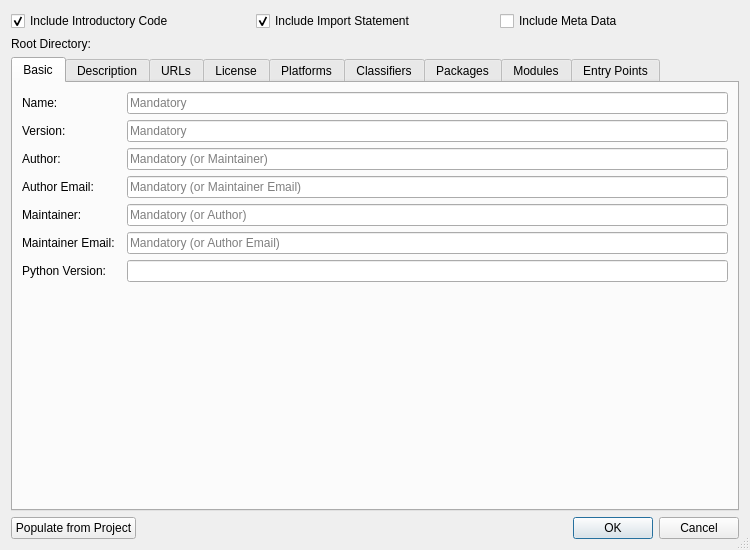
<?xml version="1.0" encoding="UTF-8"?>
<ui version="4.0">
 <class>SetupWizardDialog</class>
 <widget class="QDialog" name="SetupWizardDialog">
  <property name="geometry">
   <rect>
    <x>0</x>
    <y>0</y>
    <width>750</width>
    <height>550</height>
   </rect>
  </property>
  <property name="sizeGripEnabled">
   <bool>true</bool>
  </property>
  <layout class="QVBoxLayout" name="verticalLayout">
   <item>
    <layout class="QHBoxLayout" name="horizontalLayout_9">
     <item>
      <widget class="QCheckBox" name="introCheckBox">
       <property name="toolTip">
        <string>Select to include the introductory part of the setup.py code</string>
       </property>
       <property name="text">
        <string>Include Introductory Code</string>
       </property>
       <property name="checked">
        <bool>true</bool>
       </property>
      </widget>
     </item>
     <item>
      <widget class="QCheckBox" name="importCheckBox">
       <property name="toolTip">
        <string>Select to include the import statement</string>
       </property>
       <property name="text">
        <string>Include Import Statement</string>
       </property>
       <property name="checked">
        <bool>true</bool>
       </property>
      </widget>
     </item>
     <item>
      <widget class="QCheckBox" name="metaDataCheckBox">
       <property name="toolTip">
        <string>Select to include code for the meta data section</string>
       </property>
       <property name="text">
        <string>Include Meta Data</string>
       </property>
      </widget>
     </item>
    </layout>
   </item>
   <item>
    <layout class="QHBoxLayout" name="horizontalLayout_2">
     <item>
      <widget class="QLabel" name="label_15">
       <property name="text">
        <string>Root Directory:</string>
       </property>
      </widget>
     </item>
     <item>
      <widget class="EricPathPicker" name="packageRootPicker" native="true">
       <property name="sizePolicy">
        <sizepolicy hsizetype="Expanding" vsizetype="Preferred">
         <horstretch>0</horstretch>
         <verstretch>0</verstretch>
        </sizepolicy>
       </property>
       <property name="focusPolicy">
        <enum>Qt::FocusPolicy::StrongFocus</enum>
       </property>
       <property name="toolTip">
        <string>Enter the root directory</string>
       </property>
      </widget>
     </item>
    </layout>
   </item>
   <item>
    <widget class="QTabWidget" name="dataTabWidget">
     <property name="currentIndex">
      <number>0</number>
     </property>
     <widget class="QWidget" name="basicTab">
      <attribute name="title">
       <string>Basic</string>
      </attribute>
      <layout class="QGridLayout" name="gridLayout">
       <item row="0" column="0">
        <widget class="QLabel" name="label">
         <property name="text">
          <string>Name:</string>
         </property>
        </widget>
       </item>
       <item row="0" column="2">
        <widget class="QLineEdit" name="nameEdit">
         <property name="toolTip">
          <string>Enter the package name</string>
         </property>
         <property name="maxLength">
          <number>200</number>
         </property>
         <property name="placeholderText">
          <string>Mandatory</string>
         </property>
        </widget>
       </item>
       <item row="1" column="0">
        <widget class="QLabel" name="label_2">
         <property name="text">
          <string>Version:</string>
         </property>
        </widget>
       </item>
       <item row="1" column="2">
        <widget class="QLineEdit" name="versionEdit">
         <property name="toolTip">
          <string>Enter the version number in the form 'major.minor[.patch[.sub]]'</string>
         </property>
         <property name="maxLength">
          <number>200</number>
         </property>
         <property name="placeholderText">
          <string>Mandatory</string>
         </property>
        </widget>
       </item>
       <item row="2" column="0">
        <widget class="QLabel" name="label_3">
         <property name="text">
          <string>Author:</string>
         </property>
        </widget>
       </item>
       <item row="2" column="2">
        <widget class="QLineEdit" name="authorEdit">
         <property name="toolTip">
          <string>Enter the author's name</string>
         </property>
         <property name="maxLength">
          <number>200</number>
         </property>
         <property name="placeholderText">
          <string>Mandatory (or Maintainer)</string>
         </property>
        </widget>
       </item>
       <item row="3" column="0">
        <widget class="QLabel" name="label_4">
         <property name="text">
          <string>Author Email:</string>
         </property>
        </widget>
       </item>
       <item row="3" column="2">
        <widget class="QLineEdit" name="authorEmailEdit">
         <property name="toolTip">
          <string>Enter the author's email address</string>
         </property>
         <property name="inputMask">
          <string notr="true"/>
         </property>
         <property name="maxLength">
          <number>200</number>
         </property>
         <property name="placeholderText">
          <string>Mandatory (or Maintainer Email)</string>
         </property>
        </widget>
       </item>
       <item row="4" column="0">
        <widget class="QLabel" name="label_5">
         <property name="text">
          <string>Maintainer:</string>
         </property>
        </widget>
       </item>
       <item row="4" column="2">
        <widget class="QLineEdit" name="maintainerEdit">
         <property name="toolTip">
          <string>Enter the maintainer's name</string>
         </property>
         <property name="maxLength">
          <number>200</number>
         </property>
         <property name="placeholderText">
          <string>Mandatory (or Author)</string>
         </property>
        </widget>
       </item>
       <item row="5" column="0">
        <widget class="QLabel" name="label_6">
         <property name="text">
          <string>Maintainer Email:</string>
         </property>
        </widget>
       </item>
       <item row="5" column="2">
        <widget class="QLineEdit" name="maintainerEmailEdit">
         <property name="toolTip">
          <string>Enter the maintainer's email address</string>
         </property>
         <property name="maxLength">
          <number>200</number>
         </property>
         <property name="placeholderText">
          <string>Mandatory (or Author Email)</string>
         </property>
        </widget>
       </item>
       <item row="6" column="0" colspan="2">
        <widget class="QLabel" name="label_8">
         <property name="text">
          <string>Python Version:</string>
         </property>
        </widget>
       </item>
       <item row="6" column="2">
        <widget class="QLineEdit" name="pyVersionEdit">
         <property name="toolTip">
          <string>Enter the Python version specifier</string>
         </property>
         <property name="maxLength">
          <number>200</number>
         </property>
        </widget>
       </item>
       <item row="7" column="1" colspan="2">
        <spacer name="verticalSpacer">
         <property name="orientation">
          <enum>Qt::Orientation::Vertical</enum>
         </property>
         <property name="sizeHint" stdset="0">
          <size>
           <width>20</width>
           <height>223</height>
          </size>
         </property>
        </spacer>
       </item>
      </layout>
     </widget>
     <widget class="QWidget" name="descriptionTab">
      <attribute name="title">
       <string>Description</string>
      </attribute>
      <layout class="QGridLayout" name="gridLayout_2">
       <item row="0" column="0">
        <widget class="QLabel" name="label_7">
         <property name="text">
          <string>Summary:</string>
         </property>
        </widget>
       </item>
       <item row="0" column="1">
        <widget class="QLineEdit" name="summaryEdit">
         <property name="toolTip">
          <string>Enter the summary description of the package</string>
         </property>
         <property name="maxLength">
          <number>200</number>
         </property>
        </widget>
       </item>
       <item row="1" column="0" colspan="2">
        <widget class="QGroupBox" name="groupBox">
         <property name="title">
          <string>Description</string>
         </property>
         <layout class="QVBoxLayout" name="verticalLayout_6">
          <item>
           <widget class="EricSpellCheckedPlainTextEdit" name="descriptionEdit">
            <property name="toolTip">
             <string>Enter the description of the package or files (one per line) to get it from.</string>
            </property>
           </widget>
          </item>
          <item>
           <widget class="QCheckBox" name="descriptionFromFilesCheckBox">
            <property name="toolTip">
             <string>Select to get the description from files</string>
            </property>
            <property name="text">
             <string>Get description from files</string>
            </property>
           </widget>
          </item>
          <item>
           <layout class="QHBoxLayout" name="horizontalLayout_5">
            <item>
             <widget class="QLabel" name="label_19">
              <property name="text">
               <string>Content Type:</string>
              </property>
             </widget>
            </item>
            <item>
             <widget class="QComboBox" name="descriptionContentTypeComboBox">
              <property name="sizePolicy">
               <sizepolicy hsizetype="Expanding" vsizetype="Fixed">
                <horstretch>0</horstretch>
                <verstretch>0</verstretch>
               </sizepolicy>
              </property>
             </widget>
            </item>
           </layout>
          </item>
         </layout>
        </widget>
       </item>
       <item row="2" column="0">
        <widget class="QLabel" name="label_16">
         <property name="text">
          <string>Keywords:</string>
         </property>
        </widget>
       </item>
       <item row="2" column="1">
        <widget class="QLineEdit" name="keywordsEdit">
         <property name="toolTip">
          <string>Enter the keywords separated by comma</string>
         </property>
        </widget>
       </item>
      </layout>
     </widget>
     <widget class="QWidget" name="urlTab">
      <attribute name="title">
       <string>URLs</string>
      </attribute>
      <layout class="QGridLayout" name="gridLayout_3">
       <item row="0" column="0">
        <widget class="QLabel" name="label_9">
         <property name="text">
          <string>Home Page URL:</string>
         </property>
        </widget>
       </item>
       <item row="0" column="1">
        <widget class="QLineEdit" name="homePageUrlEdit">
         <property name="toolTip">
          <string>Enter the URL of the home page</string>
         </property>
         <property name="placeholderText">
          <string>Mandatory</string>
         </property>
        </widget>
       </item>
       <item row="1" column="0">
        <widget class="QLabel" name="label_13">
         <property name="text">
          <string>Download URL:</string>
         </property>
        </widget>
       </item>
       <item row="1" column="1">
        <widget class="QLineEdit" name="downloadUrlEdit">
         <property name="toolTip">
          <string>Enter the download URL</string>
         </property>
        </widget>
       </item>
       <item row="2" column="0">
        <widget class="QLabel" name="label_10">
         <property name="text">
          <string>Project URLs:</string>
         </property>
         <property name="alignment">
          <set>Qt::AlignmentFlag::AlignLeading|Qt::AlignmentFlag::AlignLeft|Qt::AlignmentFlag::AlignTop</set>
         </property>
        </widget>
       </item>
       <item row="2" column="1">
        <widget class="QTreeWidget" name="projectUrlsList">
         <property name="alternatingRowColors">
          <bool>true</bool>
         </property>
         <property name="selectionMode">
          <enum>QAbstractItemView::SelectionMode::ExtendedSelection</enum>
         </property>
         <property name="rootIsDecorated">
          <bool>false</bool>
         </property>
         <property name="itemsExpandable">
          <bool>false</bool>
         </property>
         <property name="sortingEnabled">
          <bool>true</bool>
         </property>
         <column>
          <property name="text">
           <string>Name</string>
          </property>
         </column>
         <column>
          <property name="text">
           <string>URL</string>
          </property>
         </column>
        </widget>
       </item>
       <item row="3" column="1">
        <layout class="QHBoxLayout" name="horizontalLayout_4">
         <item>
          <widget class="QPushButton" name="urlDeleteButton">
           <property name="enabled">
            <bool>false</bool>
           </property>
           <property name="toolTip">
            <string>Press to delete the selected URLs</string>
           </property>
           <property name="text">
            <string>Delete</string>
           </property>
          </widget>
         </item>
         <item>
          <widget class="QPushButton" name="urlAddButton">
           <property name="toolTip">
            <string>Press to open a dialog to add a project URL</string>
           </property>
           <property name="text">
            <string>Add...</string>
           </property>
          </widget>
         </item>
         <item>
          <widget class="QPushButton" name="urlEditButton">
           <property name="enabled">
            <bool>false</bool>
           </property>
           <property name="toolTip">
            <string>Press to open a dialog to edit the selected project URL</string>
           </property>
           <property name="text">
            <string>Edit...</string>
           </property>
          </widget>
         </item>
         <item>
          <spacer name="horizontalSpacer_2">
           <property name="orientation">
            <enum>Qt::Orientation::Horizontal</enum>
           </property>
           <property name="sizeHint" stdset="0">
            <size>
             <width>40</width>
             <height>20</height>
            </size>
           </property>
          </spacer>
         </item>
        </layout>
       </item>
      </layout>
     </widget>
     <widget class="QWidget" name="licenseTab">
      <attribute name="title">
       <string>License</string>
      </attribute>
      <layout class="QVBoxLayout" name="verticalLayout_2">
       <item>
        <widget class="QCheckBox" name="licenseClassifierCheckBox">
         <property name="text">
          <string>Select From Trove License Classifiers</string>
         </property>
         <property name="checked">
          <bool>true</bool>
         </property>
        </widget>
       </item>
       <item>
        <widget class="QComboBox" name="licenseClassifierComboBox">
         <property name="toolTip">
          <string>Select the license from the list of Trove Classifiers</string>
         </property>
        </widget>
       </item>
       <item>
        <widget class="QLineEdit" name="licenseEdit">
         <property name="enabled">
          <bool>false</bool>
         </property>
         <property name="toolTip">
          <string>Enter a license if none of the above are suitable</string>
         </property>
        </widget>
       </item>
       <item>
        <spacer name="verticalSpacer_3">
         <property name="orientation">
          <enum>Qt::Orientation::Vertical</enum>
         </property>
         <property name="sizeHint" stdset="0">
          <size>
           <width>20</width>
           <height>311</height>
          </size>
         </property>
        </spacer>
       </item>
      </layout>
     </widget>
     <widget class="QWidget" name="platformsTab">
      <attribute name="title">
       <string>Platforms</string>
      </attribute>
      <layout class="QVBoxLayout" name="verticalLayout_3">
       <item>
        <widget class="QLabel" name="label_11">
         <property name="text">
          <string>Enter supported platforms (one per line):</string>
         </property>
        </widget>
       </item>
       <item>
        <widget class="QPlainTextEdit" name="platformsEdit"/>
       </item>
      </layout>
     </widget>
     <widget class="QWidget" name="classifiersTab">
      <attribute name="title">
       <string>Classifiers</string>
      </attribute>
      <layout class="QVBoxLayout" name="verticalLayout_4">
       <item>
        <layout class="QHBoxLayout" name="horizontalLayout_3">
         <item>
          <widget class="QLabel" name="label_14">
           <property name="text">
            <string>Development Status:</string>
           </property>
          </widget>
         </item>
         <item>
          <widget class="QComboBox" name="developmentStatusComboBox">
           <property name="toolTip">
            <string>Select the development status</string>
           </property>
          </widget>
         </item>
         <item>
          <spacer name="horizontalSpacer_3">
           <property name="orientation">
            <enum>Qt::Orientation::Horizontal</enum>
           </property>
           <property name="sizeHint" stdset="0">
            <size>
             <width>40</width>
             <height>20</height>
            </size>
           </property>
          </spacer>
         </item>
        </layout>
       </item>
       <item>
        <widget class="QLabel" name="label_12">
         <property name="text">
          <string>Select the applicable classifiers:</string>
         </property>
        </widget>
       </item>
       <item>
        <widget class="QTreeWidget" name="classifiersList">
         <property name="alternatingRowColors">
          <bool>true</bool>
         </property>
         <attribute name="headerVisible">
          <bool>false</bool>
         </attribute>
         <column>
          <property name="text">
           <string notr="true">1</string>
          </property>
         </column>
        </widget>
       </item>
      </layout>
     </widget>
     <widget class="QWidget" name="packagesTab">
      <attribute name="title">
       <string>Packages</string>
      </attribute>
      <layout class="QGridLayout" name="gridLayout_5">
       <item row="0" column="0">
        <widget class="QLabel" name="label_17">
         <property name="text">
          <string>Source Directory:</string>
         </property>
        </widget>
       </item>
       <item row="0" column="1">
        <widget class="EricPathPicker" name="sourceDirectoryPicker" native="true">
         <property name="focusPolicy">
          <enum>Qt::FocusPolicy::StrongFocus</enum>
         </property>
         <property name="toolTip">
          <string>Enter the source directory for the 'find_packages()' call</string>
         </property>
        </widget>
       </item>
       <item row="1" column="0">
        <widget class="QLabel" name="label_18">
         <property name="text">
          <string>Exclude Patterns:</string>
         </property>
         <property name="alignment">
          <set>Qt::AlignmentFlag::AlignLeading|Qt::AlignmentFlag::AlignLeft|Qt::AlignmentFlag::AlignTop</set>
         </property>
        </widget>
       </item>
       <item row="1" column="1">
        <widget class="QListWidget" name="excludePatternList">
         <property name="alternatingRowColors">
          <bool>true</bool>
         </property>
         <property name="selectionMode">
          <enum>QAbstractItemView::SelectionMode::ExtendedSelection</enum>
         </property>
         <property name="sortingEnabled">
          <bool>true</bool>
         </property>
        </widget>
       </item>
       <item row="2" column="1">
        <layout class="QHBoxLayout" name="horizontalLayout_8">
         <item>
          <widget class="QPushButton" name="deleteExcludePatternButton">
           <property name="enabled">
            <bool>false</bool>
           </property>
           <property name="toolTip">
            <string>Press to delete the selected entries</string>
           </property>
           <property name="text">
            <string>Delete</string>
           </property>
          </widget>
         </item>
         <item>
          <widget class="QPushButton" name="addExludePatternButton">
           <property name="enabled">
            <bool>false</bool>
           </property>
           <property name="toolTip">
            <string>Press to add the pattern</string>
           </property>
           <property name="text">
            <string>Add</string>
           </property>
          </widget>
         </item>
         <item>
          <widget class="QLineEdit" name="excludePatternEdit">
           <property name="toolTip">
            <string>Enter an exclude pattern for the 'find_packages()' call</string>
           </property>
          </widget>
         </item>
        </layout>
       </item>
       <item row="3" column="0" colspan="2">
        <widget class="QCheckBox" name="includePackageDataCheckBox">
         <property name="toolTip">
          <string>Select to add the 'include_package_data' statement</string>
         </property>
         <property name="text">
          <string>Add 'include_package_data' Statement</string>
         </property>
        </widget>
       </item>
      </layout>
     </widget>
     <widget class="QWidget" name="modulesTab">
      <attribute name="title">
       <string>Modules</string>
      </attribute>
      <layout class="QVBoxLayout" name="verticalLayout_7">
       <item>
        <widget class="QListWidget" name="modulesList">
         <property name="alternatingRowColors">
          <bool>true</bool>
         </property>
         <property name="selectionMode">
          <enum>QAbstractItemView::SelectionMode::ExtendedSelection</enum>
         </property>
         <property name="sortingEnabled">
          <bool>true</bool>
         </property>
        </widget>
       </item>
       <item>
        <layout class="QHBoxLayout" name="horizontalLayout_7">
         <item>
          <widget class="QPushButton" name="deleteModuleButton">
           <property name="enabled">
            <bool>false</bool>
           </property>
           <property name="toolTip">
            <string>Press to delete the selected entries</string>
           </property>
           <property name="text">
            <string>Delete</string>
           </property>
          </widget>
         </item>
         <item>
          <widget class="QPushButton" name="addModuleButton">
           <property name="toolTip">
            <string>Add modules via a files selection dialog</string>
           </property>
           <property name="text">
            <string>Add...</string>
           </property>
          </widget>
         </item>
         <item>
          <spacer name="horizontalSpacer_5">
           <property name="orientation">
            <enum>Qt::Orientation::Horizontal</enum>
           </property>
           <property name="sizeHint" stdset="0">
            <size>
             <width>40</width>
             <height>20</height>
            </size>
           </property>
          </spacer>
         </item>
        </layout>
       </item>
      </layout>
     </widget>
     <widget class="QWidget" name="entryPointsTab">
      <attribute name="title">
       <string>Entry Points</string>
      </attribute>
      <layout class="QVBoxLayout" name="verticalLayout_5">
       <item>
        <widget class="QTreeWidget" name="entryPointsList">
         <property name="alternatingRowColors">
          <bool>true</bool>
         </property>
         <property name="selectionMode">
          <enum>QAbstractItemView::SelectionMode::ExtendedSelection</enum>
         </property>
         <property name="rootIsDecorated">
          <bool>false</bool>
         </property>
         <property name="itemsExpandable">
          <bool>false</bool>
         </property>
         <property name="sortingEnabled">
          <bool>true</bool>
         </property>
         <column>
          <property name="text">
           <string>Type</string>
          </property>
         </column>
         <column>
          <property name="text">
           <string>Name</string>
          </property>
         </column>
         <column>
          <property name="text">
           <string>Script Function</string>
          </property>
         </column>
        </widget>
       </item>
       <item>
        <layout class="QHBoxLayout" name="horizontalLayout_6">
         <item>
          <widget class="QPushButton" name="deleteEntryPointButton">
           <property name="enabled">
            <bool>false</bool>
           </property>
           <property name="toolTip">
            <string>Press to delete the selected entries</string>
           </property>
           <property name="text">
            <string>Delete</string>
           </property>
          </widget>
         </item>
         <item>
          <widget class="QPushButton" name="addEntryPointButton">
           <property name="toolTip">
            <string>Press to open a dialog to add an entry point</string>
           </property>
           <property name="text">
            <string>Add...</string>
           </property>
          </widget>
         </item>
         <item>
          <widget class="QPushButton" name="editEntryPointButton">
           <property name="enabled">
            <bool>false</bool>
           </property>
           <property name="toolTip">
            <string>Press to open a dialog to edit the selected entry point</string>
           </property>
           <property name="text">
            <string>Edit...</string>
           </property>
          </widget>
         </item>
         <item>
          <spacer name="horizontalSpacer_4">
           <property name="orientation">
            <enum>Qt::Orientation::Horizontal</enum>
           </property>
           <property name="sizeHint" stdset="0">
            <size>
             <width>40</width>
             <height>20</height>
            </size>
           </property>
          </spacer>
         </item>
        </layout>
       </item>
      </layout>
     </widget>
    </widget>
   </item>
   <item>
    <layout class="QHBoxLayout" name="horizontalLayout">
     <item>
      <widget class="QPushButton" name="projectButton">
       <property name="toolTip">
        <string>Press to populate entry fields from project data</string>
       </property>
       <property name="text">
        <string>Populate from Project</string>
       </property>
      </widget>
     </item>
     <item>
      <spacer name="horizontalSpacer">
       <property name="orientation">
        <enum>Qt::Orientation::Horizontal</enum>
       </property>
       <property name="sizeHint" stdset="0">
        <size>
         <width>40</width>
         <height>20</height>
        </size>
       </property>
      </spacer>
     </item>
     <item>
      <widget class="QDialogButtonBox" name="buttonBox">
       <property name="orientation">
        <enum>Qt::Orientation::Horizontal</enum>
       </property>
       <property name="standardButtons">
        <set>QDialogButtonBox::StandardButton::Cancel|QDialogButtonBox::StandardButton::Ok</set>
       </property>
      </widget>
     </item>
    </layout>
   </item>
  </layout>
 </widget>
 <customwidgets>
  <customwidget>
   <class>EricSpellCheckedPlainTextEdit</class>
   <extends>QPlainTextEdit</extends>
   <header>eric7/EricWidgets/EricSpellCheckedTextEdit.h</header>
  </customwidget>
  <customwidget>
   <class>EricPathPicker</class>
   <extends>QWidget</extends>
   <header>eric7/EricWidgets/EricPathPicker.h</header>
   <container>1</container>
  </customwidget>
 </customwidgets>
 <tabstops>
  <tabstop>introCheckBox</tabstop>
  <tabstop>importCheckBox</tabstop>
  <tabstop>metaDataCheckBox</tabstop>
  <tabstop>packageRootPicker</tabstop>
  <tabstop>dataTabWidget</tabstop>
  <tabstop>nameEdit</tabstop>
  <tabstop>versionEdit</tabstop>
  <tabstop>authorEdit</tabstop>
  <tabstop>authorEmailEdit</tabstop>
  <tabstop>maintainerEdit</tabstop>
  <tabstop>maintainerEmailEdit</tabstop>
  <tabstop>pyVersionEdit</tabstop>
  <tabstop>summaryEdit</tabstop>
  <tabstop>descriptionEdit</tabstop>
  <tabstop>descriptionFromFilesCheckBox</tabstop>
  <tabstop>descriptionContentTypeComboBox</tabstop>
  <tabstop>keywordsEdit</tabstop>
  <tabstop>homePageUrlEdit</tabstop>
  <tabstop>downloadUrlEdit</tabstop>
  <tabstop>projectUrlsList</tabstop>
  <tabstop>urlDeleteButton</tabstop>
  <tabstop>urlAddButton</tabstop>
  <tabstop>urlEditButton</tabstop>
  <tabstop>licenseClassifierCheckBox</tabstop>
  <tabstop>licenseClassifierComboBox</tabstop>
  <tabstop>licenseEdit</tabstop>
  <tabstop>platformsEdit</tabstop>
  <tabstop>developmentStatusComboBox</tabstop>
  <tabstop>classifiersList</tabstop>
  <tabstop>sourceDirectoryPicker</tabstop>
  <tabstop>excludePatternList</tabstop>
  <tabstop>deleteExcludePatternButton</tabstop>
  <tabstop>excludePatternEdit</tabstop>
  <tabstop>addExludePatternButton</tabstop>
  <tabstop>includePackageDataCheckBox</tabstop>
  <tabstop>modulesList</tabstop>
  <tabstop>deleteModuleButton</tabstop>
  <tabstop>addModuleButton</tabstop>
  <tabstop>entryPointsList</tabstop>
  <tabstop>deleteEntryPointButton</tabstop>
  <tabstop>addEntryPointButton</tabstop>
  <tabstop>editEntryPointButton</tabstop>
  <tabstop>projectButton</tabstop>
 </tabstops>
 <resources/>
 <connections>
  <connection>
   <sender>buttonBox</sender>
   <signal>accepted()</signal>
   <receiver>SetupWizardDialog</receiver>
   <slot>accept()</slot>
   <hints>
    <hint type="sourcelabel">
     <x>663</x>
     <y>539</y>
    </hint>
    <hint type="destinationlabel">
     <x>157</x>
     <y>274</y>
    </hint>
   </hints>
  </connection>
  <connection>
   <sender>buttonBox</sender>
   <signal>rejected()</signal>
   <receiver>SetupWizardDialog</receiver>
   <slot>reject()</slot>
   <hints>
    <hint type="sourcelabel">
     <x>689</x>
     <y>539</y>
    </hint>
    <hint type="destinationlabel">
     <x>286</x>
     <y>274</y>
    </hint>
   </hints>
  </connection>
  <connection>
   <sender>licenseClassifierCheckBox</sender>
   <signal>toggled(bool)</signal>
   <receiver>licenseClassifierComboBox</receiver>
   <slot>setEnabled(bool)</slot>
   <hints>
    <hint type="sourcelabel">
     <x>110</x>
     <y>129</y>
    </hint>
    <hint type="destinationlabel">
     <x>121</x>
     <y>161</y>
    </hint>
   </hints>
  </connection>
  <connection>
   <sender>licenseClassifierCheckBox</sender>
   <signal>toggled(bool)</signal>
   <receiver>licenseEdit</receiver>
   <slot>setDisabled(bool)</slot>
   <hints>
    <hint type="sourcelabel">
     <x>207</x>
     <y>107</y>
    </hint>
    <hint type="destinationlabel">
     <x>203</x>
     <y>193</y>
    </hint>
   </hints>
  </connection>
 </connections>
</ui>
